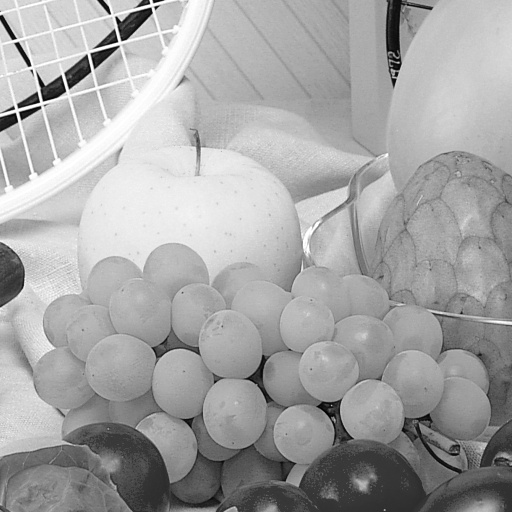
#> input picture LAB_2/hist equalization/gray_image.jpg, 512 x 512 px
$ python hist_equalization.py
#> lines starting #> are read from the running program, lines starting #| are printed output that depends on the picture
#> further down, img is the input picture: shape (512, 512); min 0, max 255, mean 164.3
import cv2
import numpy as np
import matplotlib.pyplot as plt

# User-defined histogram equalization function
def histogram_equalization(img):
    # Step 1: Calculate histogram
    hist = np.zeros(256, dtype=int)
    for pixel in img.flatten():
        hist[pixel] += 1
#> this loop made 262144 passes
#> pixel on passes 1 to 3: 213, 215, 216
#> after the loop, hist = 256 values, max 3529 at index 171, min 0 at index 2, mean 1024

    # Step 2: Normalize histogram (PDF)
    pdf = hist / img.size
#> pdf = 256 values, max 0.0135 at index 171, min 0 at index 2, mean 0.00391

    # Step 3: Calculate cumulative distribution function (CDF)
    cdf = np.cumsum(pdf)
#> cdf = 256 values from 1.14e-05 to 1

    # Step 4: Multiply by 255 and round
    equalization_map = np.round(cdf * 255).astype(np.uint8)
#> equalization_map = 256 values from 0 to 255

    # Step 5: Map original pixel values to equalized values
    equalized_img = equalization_map[img]
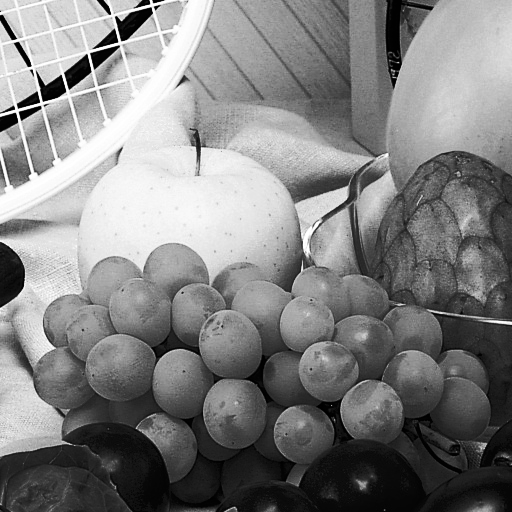
#> equalized_img: shape (512, 512); min 0, max 255, mean 128.3

    return equalized_img, hist, equalization_map

# Load grayscale image
img = cv2.imread("gray_image.jpg", cv2.IMREAD_GRAYSCALE)

# Apply histogram equalization
equalized_img, hist, eq_map = histogram_equalization(img)
#> eq_map = 256 values from 0 to 255

# Plot original and equalized images with histograms
plt.figure(figsize=(10,5))

plt.subplot(2,2,1)
plt.imshow(img, cmap='gray')
plt.title("Original Image")
plt.axis('off')

plt.subplot(2,2,2)
plt.imshow(equalized_img, cmap='gray')
plt.title("Equalized Image")
plt.axis('off')

plt.subplot(2,2,3)
plt.bar(range(256), hist, color='black')
plt.title("Original Histogram")

plt.subplot(2,2,4)
plt.bar(range(256), np.bincount(equalized_img.flatten(), minlength=256), color='black')
plt.title("Equalized Histogram")

plt.tight_layout()
plt.savefig("final.jpg") #savefig always use before show function.
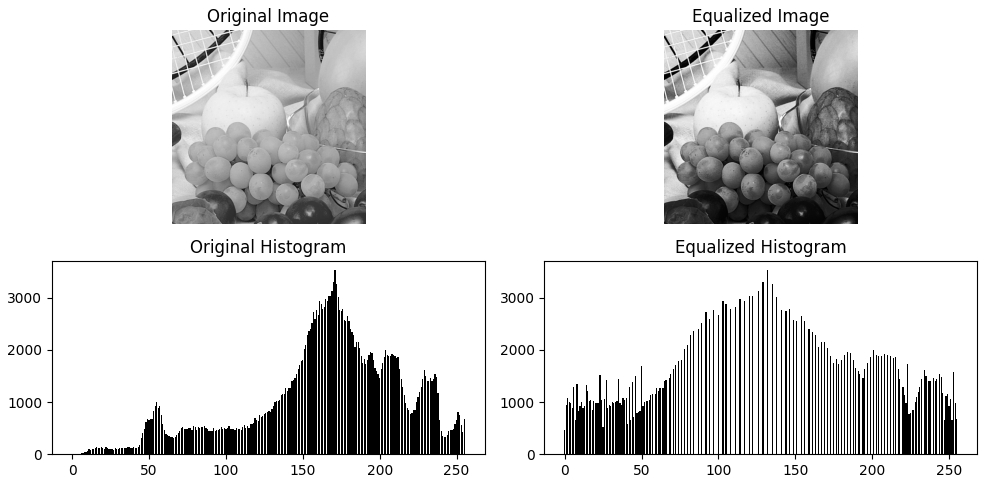
#> figure drawn by matplotlib, 4 panels; panel 3: tallest bar 3529 high, from x = 170.6 to 171.4; panel 4: tallest bar 3529 high, from x = 131.6 to 132.4
plt.show()
